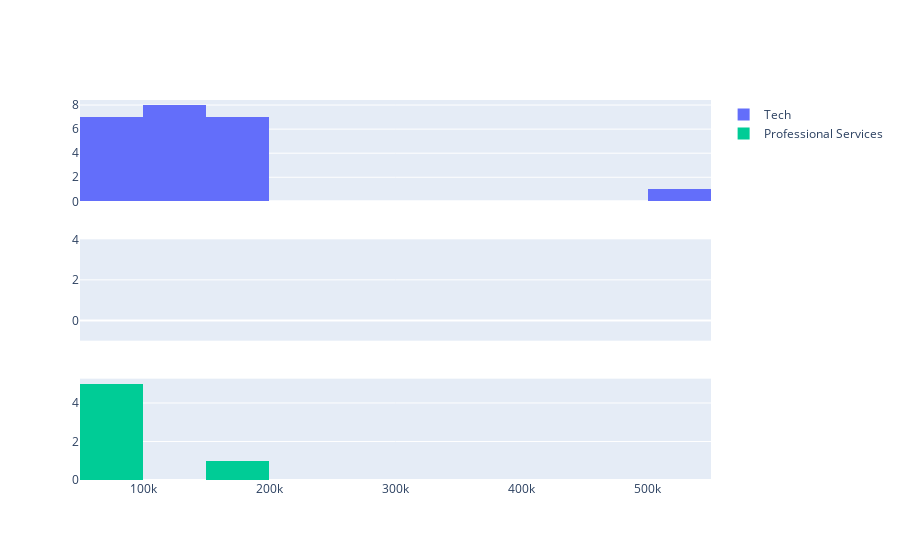

Notebook cell for this chart:
### Markdown cell above
### Revenue histogram subplots
The revenue histogram with colors by industry (with stacked bars) you created for the The New York Stock exchange firm was enlightening for which industries tended to be in which area of the histogram.

However, the firm wishes to understand the distribution of each industry without having to hover to see. For this analysis, the previous histogram has too much in a single plot, but they don't want multiple plots. How can you help solve this conundrum?

Your task is to create a histogram of company revenues by industry as a stacked subplot and a shared x-axis to allow meaningful comparison of industries.

You have a revenues DataFrame loaded for you.

### Code cell
# Create the subplots
fig = make_subplots(rows=3, cols=1, shared_xaxes=True)

# Loop through the industries
row_num = 1
for industry in ['Tech', 'Retail', 'Professional Services']:
    df = revenues[revenues.Industry == industry]
    # Add a histogram using subsetted df
    fig.add_trace(go.Histogram(x=df['Revenue'], name=industry),
    # Position the trace
    row=row_num, col=1)
    row_num +=1

# Show the plot
fig.show()

### Figure 1 — Plotly figure (JSON) as saved in the notebook; plotly's stock layout.template omitted (floating-point values rounded to 4 significant figures)
{"data": [{"name": "Tech", "type": "histogram", "x": [523964, 172869, 171474, 162754, 161857, 155900, 153566, 152703, 148984, 136866, 135940, 135091, 131868, 131244, 130359, 125843, 97937, 95214, 92154, 90863, 90740, 86990, 73166], "xaxis": "x", "yaxis": "y"}, {"name": "Retail", "type": "histogram", "x": [], "xaxis": "x2", "yaxis": "y2"}, {"name": "Professional Services", "type": "histogram", "x": [179589, 97536, 89417, 89347, 88862, 87440], "xaxis": "x3", "yaxis": "y3"}], "layout": {"xaxis": {"anchor": "y", "domain": [0, 1], "matches": "x3", "showticklabels": false}, "xaxis2": {"anchor": "y2", "domain": [0, 1], "matches": "x3", "showticklabels": false}, "xaxis3": {"anchor": "y3", "domain": [0, 1]}, "yaxis": {"anchor": "x", "domain": [0.7333, 1]}, "yaxis2": {"anchor": "x2", "domain": [0.3667, 0.6333]}, "yaxis3": {"anchor": "x3", "domain": [0, 0.2667]}}}
